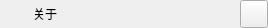
<?xml version="1.0" encoding="UTF-8"?>
<ui version="4.0">
 <class>TMTitleBar</class>
 <widget class="QWidget" name="TMTitleBar">
  <property name="geometry">
   <rect>
    <x>0</x>
    <y>0</y>
    <width>268</width>
    <height>28</height>
   </rect>
  </property>
  <property name="minimumSize">
   <size>
    <width>0</width>
    <height>28</height>
   </size>
  </property>
  <property name="maximumSize">
   <size>
    <width>16777215</width>
    <height>30</height>
   </size>
  </property>
  <property name="windowTitle">
   <string>Form</string>
  </property>
  <property name="styleSheet">
   <string notr="true"/>
  </property>
  <layout class="QHBoxLayout" name="horizontalLayout_2">
   <property name="spacing">
    <number>0</number>
   </property>
   <property name="leftMargin">
    <number>5</number>
   </property>
   <property name="topMargin">
    <number>0</number>
   </property>
   <property name="rightMargin">
    <number>0</number>
   </property>
   <property name="bottomMargin">
    <number>0</number>
   </property>
   <item>
    <layout class="QHBoxLayout" name="horizontalLayout">
     <item>
      <widget class="QLabel" name="labelIcon">
       <property name="minimumSize">
        <size>
         <width>28</width>
         <height>28</height>
        </size>
       </property>
       <property name="maximumSize">
        <size>
         <width>28</width>
         <height>28</height>
        </size>
       </property>
       <property name="styleSheet">
        <string notr="true">background-image: url(:/imgs/imgs/stock_28.png);
border:none;</string>
       </property>
       <property name="text">
        <string/>
       </property>
      </widget>
     </item>
     <item>
      <widget class="QLabel" name="labelTitle">
       <property name="minimumSize">
        <size>
         <width>0</width>
         <height>28</height>
        </size>
       </property>
       <property name="maximumSize">
        <size>
         <width>16777215</width>
         <height>28</height>
        </size>
       </property>
       <property name="text">
        <string>关于</string>
       </property>
      </widget>
     </item>
    </layout>
   </item>
   <item>
    <spacer name="horizontalSpacer">
     <property name="orientation">
      <enum>Qt::Horizontal</enum>
     </property>
     <property name="sizeHint" stdset="0">
      <size>
       <width>150</width>
       <height>20</height>
      </size>
     </property>
    </spacer>
   </item>
   <item>
    <widget class="QPushButton" name="btnMin">
     <property name="minimumSize">
      <size>
       <width>28</width>
       <height>28</height>
      </size>
     </property>
     <property name="maximumSize">
      <size>
       <width>28</width>
       <height>28</height>
      </size>
     </property>
     <property name="styleSheet">
      <string notr="true">background-image: url(:/imgs/imgs/btn_close_down.png);
border: none;</string>
     </property>
     <property name="text">
      <string/>
     </property>
    </widget>
   </item>
   <item>
    <widget class="QPushButton" name="btnMax">
     <property name="minimumSize">
      <size>
       <width>28</width>
       <height>28</height>
      </size>
     </property>
     <property name="maximumSize">
      <size>
       <width>28</width>
       <height>28</height>
      </size>
     </property>
     <property name="styleSheet">
      <string notr="true">background-image: url(:/imgs/imgs/btn_close_hover.png);
border:none;</string>
     </property>
     <property name="text">
      <string/>
     </property>
    </widget>
   </item>
   <item>
    <widget class="QPushButton" name="btnClose">
     <property name="minimumSize">
      <size>
       <width>28</width>
       <height>28</height>
      </size>
     </property>
     <property name="maximumSize">
      <size>
       <width>28</width>
       <height>28</height>
      </size>
     </property>
     <property name="styleSheet">
      <string notr="true">QPushButton {
	border-image: url(:/imgs/imgs/btn_close_normal.png);
}
QPushButton:hover {
	border-image: url(:/imgs/imgs/btn_close_hover.png);
}
QPushButton:pressed {
	border-image: url(:/imgs/imgs/btn_close_down.png);
}

</string>
     </property>
     <property name="text">
      <string/>
     </property>
    </widget>
   </item>
  </layout>
 </widget>
 <resources/>
 <connections/>
</ui>
